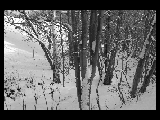
%> input picture homework #4/p1.png, 160 x 120 px
$ octave Cai_C_5d.m   (GNU Octave 9; MATLAB toolbox functions it lacks are replaced by stand-ins)
%> lines starting %> are read from the running program, lines starting %| are printed output that depends on the picture; in (x1, y1, x2, y2) boxes, pixels count from 0 and x2, y2 are one past the last pixel; in counts of white or black regions, pixels touching at a corner belong together; the program's own positions count from 1
% Course: ECE 278A Digital Image Processing
% Homework #4 5d)
% Author: Changzhi Cai
% Perm Number: 9911579
% Submitted Date: 11/24/2019

%%
clc;
close all;

% Read image and get the DCT matrix
I = imread('p1.png');
%> I is the input picture: size 120x160 uint8; min 0, max 255, mean 103
I = imresize(I,[512 512]);
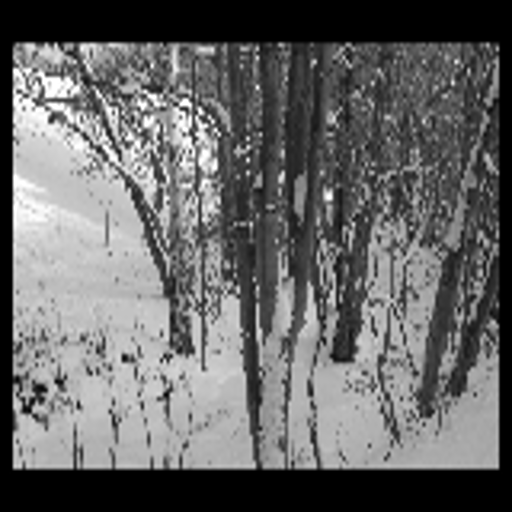
%> I: size 512x512 uint8; min 0, max 255, mean 103.1
I = im2double(I);
%> I: size 512x512 double
T = dctmtx(8);

% DCT transformation
B = blkproc(I,[8 8],'P1*x*P2',T,T');
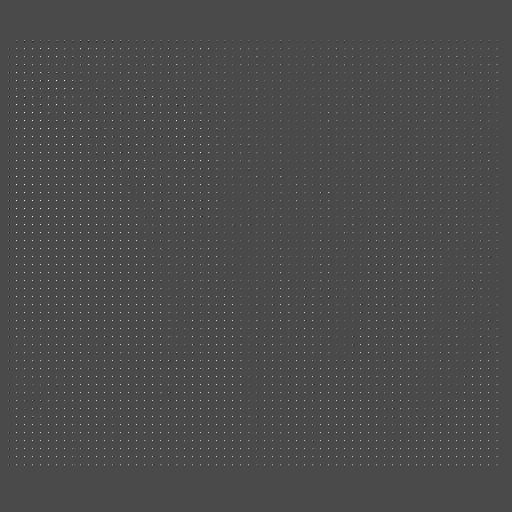
%> B: size 512x512 double; min -3.23, max 7.88, mean 0.0506; drawn with min black and max white

% Quantization matrix
Q = 1;
q_mat =  Q*[16 11 10 16 24 40 51 61;
            12 12 14 19 26 58 60 55;
            14 13 16 24 40 57 69 56;
            14 17 22 29 51 87 80 62;
            18 22 37 56 68 109 103 77;
            24 35 55 64 81 104 113 92;
            49 64 78 87 103 121 120 101;
            72 92 95 98 112 100 103 99];
% Quantization process
c = @(block_struct) (block_struct.data) ./ q_mat;
B2 = blockproc(B,[8 8],c);
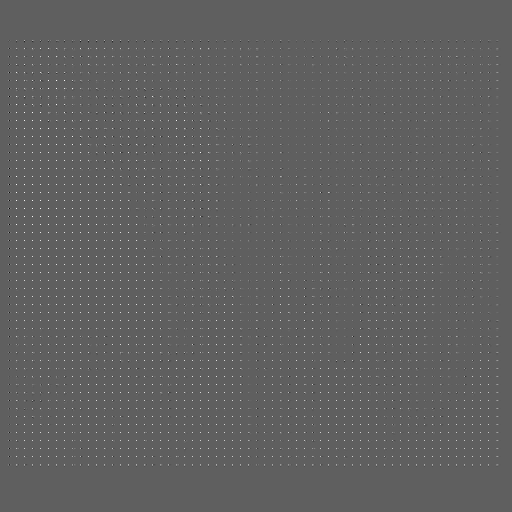
%> B2: size 512x512 double; min -0.294, max 0.493, mean 0.00317; drawn with min black and max white
% Complete the DCT quantization

% Begin DC coefficients prediction
temp = B2(1,1);
%> temp = 0
for j = 1:8:512
   if j > 1
       temp0 = temp;
       temp = B2(1,j);
       B2(1,j) = B2(1,j)-temp0;
   end
end
temp0 = temp;
for i = 9:8:512
   for j = 1:8:512
        temp0 = temp;
        temp = B2(i,j);
        B2(i,j) = B2(i,j)-temp0;
   end
end
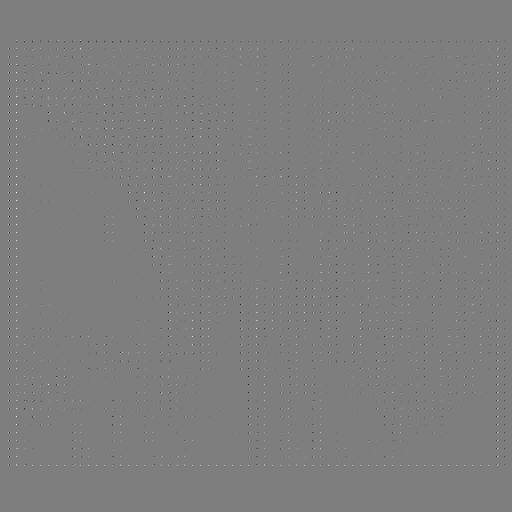
%> B2: size 512x512 double; 1.28% of pixels changed, all inside (x1, y1, x2, y2) = (16, 40, 505, 473); drawn with min black and max white

% Zigzag order
order = [
 0  1  5  6 14 15 27 28
 2  4  7 13 16 26 29 42
 3  8 12 17 25 30 41 43
 9 11 18 24 31 40 44 53
10 19 23 32 39 45 52 54
20 22 33 38 46 51 55 60
21 34 37 47 50 56 59 61
35 36 48 49 57 58 62 63
];

aa = @(block_struct)  sortrows( [reshape((block_struct.data), [], 1)  reshape(order, [], 1)], 2);
B3 = blockproc(B2,[8 8],aa);

% Zigzag scan
 runl = 0;
 y = 1;
 z = 1;
 s = 1;
%> (the run ends here)
